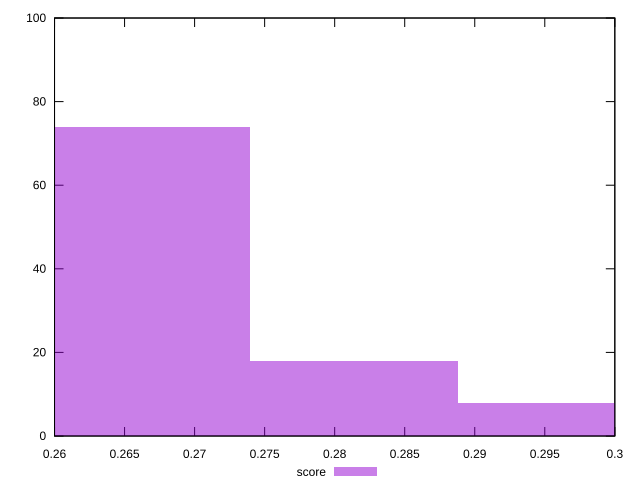

gnuplot code for this plot:
reset

$score <<EOF
0.28139407304359626 18
0.26658385867288065 74
0.2962042874143118 8
EOF

set key outside below
set boxwidth 0.014810214370715592
set xrange [0.26:0.3]
set yrange [0:100]
set trange [0:100]
set style fill transparent solid 0.5 noborder
set terminal svg size 640, 490 enhanced background rgb 'white'
set output "report_00016_2021-02-10T13-31-48.338Z/uses-text-compression/samples/pages+cached+noadtech/score/histogram.svg"

plot $score title "score" with boxes

reset
